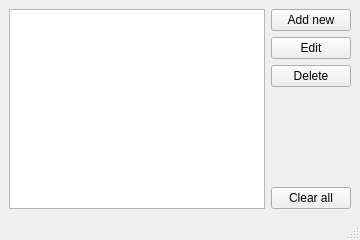
<?xml version="1.0" encoding="UTF-8"?>
<ui version="4.0">
 <class>Phonebook</class>
 <widget class="QMainWindow" name="Phonebook">
  <property name="geometry">
   <rect>
    <x>0</x>
    <y>0</y>
    <width>360</width>
    <height>240</height>
   </rect>
  </property>
  <property name="windowTitle">
   <string>Phone Book</string>
  </property>
  <widget class="QWidget" name="centralwidget">
   <layout class="QGridLayout" name="gridLayout">
    <item row="0" column="0">
     <widget class="QListWidget" name="list"/>
    </item>
    <item row="0" column="1">
     <layout class="QVBoxLayout" name="verticalLayout">
      <item>
       <widget class="QPushButton" name="addButton">
        <property name="text">
         <string>Add new</string>
        </property>
       </widget>
      </item>
      <item>
       <widget class="QPushButton" name="editButton">
        <property name="text">
         <string>Edit</string>
        </property>
       </widget>
      </item>
      <item>
       <widget class="QPushButton" name="deleteButton">
        <property name="text">
         <string>Delete</string>
        </property>
       </widget>
      </item>
      <item>
       <spacer name="verticalSpacer">
        <property name="orientation">
         <enum>Qt::Vertical</enum>
        </property>
        <property name="sizeHint" stdset="0">
         <size>
          <width>20</width>
          <height>40</height>
         </size>
        </property>
       </spacer>
      </item>
      <item>
       <widget class="QPushButton" name="clearButton">
        <property name="text">
         <string>Clear all</string>
        </property>
       </widget>
      </item>
     </layout>
    </item>
   </layout>
  </widget>
  <widget class="QMenuBar" name="menubar">
   <property name="geometry">
    <rect>
     <x>0</x>
     <y>0</y>
     <width>360</width>
     <height>24</height>
    </rect>
   </property>
  </widget>
  <widget class="QStatusBar" name="statusbar"/>
 </widget>
 <resources/>
 <connections/>
</ui>
